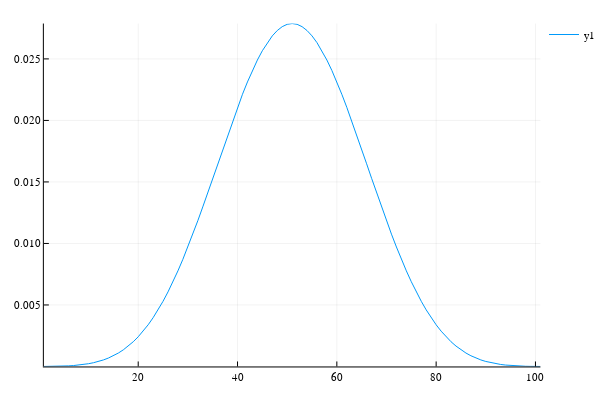

Notebook source saved alongside this figure:
### Code cell
a0, a1, a2, a3 = 0.35875, 0.48829, 0.14128, 0.01168
blackman_harris(x,N) = a0 - a1*cos(2π*x/(N-1)) + a2*cos(4π*x/(N-1)) - a3*cos(6π*x/(N-1))

N = 101
bh = [blackman_harris(x,N) for x in 0:N-1]
bh = bh ./ sum(bh)

plot(bh)

### Figure 1 — Plotly figure (JSON) as saved in the notebook; plotly's stock layout.template omitted (floating-point values rounded to 4 significant figures)
{"data": [{"colorbar": {"title": ""}, "legendgroup": "y1", "line": {"color": "rgba(0, 154, 250, 1.000)", "dash": "solid", "shape": "linear", "width": 1}, "mode": "lines", "name": "y1", "showlegend": true, "type": "scatter", "x": [1, 2, 3, 4, 5, 6, 7, 8, 9, 10, 11, 12, 13, 14, 15, 16, 17, 18, 19, 20, 21, 22, 23, 24, 25, 26, 27, 28, 29, 30, 31, 32, 33, 34, 35, 36, 37, 38, 39, 40, 41, 42, 43, 44, 45, 46, 47, 48, 49, 50, 51, 52, 53, 54, 55, 56, 57, 58, 59, 60, 61, 62, 63, 64, 65, 66, 67, 68, 69, 70, 71, 72, 73, 74, 75, 76, 77, 78, 79, 80, 81, 82, 83, 84, 85, 86, 87, 88, 89, 90, 91, 92, 93, 94, 95, 96, 97, 98, 99, 100, 101], "xaxis": "x1", "y": [1.672e-06, 3.244e-06, 8.138e-06, 1.689e-05, 3.041e-05, 4.993e-05, 7.707e-05, 0.0001138, 0.0001624, 0.0002255, 0.0003061, 0.0004074, 0.0005329, 0.0006863, 0.0008715, 0.001092, 0.001353, 0.001658, 0.00201, 0.002413, 0.002871, 0.003387, 0.003962, 0.0046, 0.005299, 0.006062, 0.006887, 0.007772, 0.008714, 0.009711, 0.01076, 0.01185, 0.01297, 0.01412, 0.01529, 0.01647, 0.01765, 0.01882, 0.01996, 0.02107, 0.02213, 0.02313, 0.02406, 0.02491, 0.02566, 0.02632, 0.02687, 0.02731, 0.02762, 0.02781, 0.02787, 0.02781, 0.02762, 0.02731, 0.02687, 0.02632, 0.02566, 0.02491, 0.02406, 0.02313, 0.02213, 0.02107, 0.01996, 0.01882, 0.01765, 0.01647, 0.01529, 0.01412, 0.01297, 0.01185, 0.01076, 0.009711, 0.008714, 0.007772, 0.006887, 0.006062, 0.005299, 0.0046, 0.003962, 0.003387, 0.002871, 0.002413, 0.00201, 0.001658, 0.001353, 0.001092, 0.0008715, 0.0006863, 0.0005329, 0.0004074, 0.0003061, 0.0002255, 0.0001624, 0.0001138, 7.707e-05, 4.993e-05, 3.041e-05, 1.689e-05, 8.138e-06, 3.244e-06, 1.672e-06], "yaxis": "y1"}], "layout": {"annotations": [], "height": 400, "legend": {"bgcolor": "rgba(255, 255, 255, 1.000)", "bordercolor": "rgba(0, 0, 0, 1.000)", "font": {"color": "rgba(0, 0, 0, 1.000)", "family": "sans-serif", "size": 11}, "tracegroupgap": 0, "x": 1, "y": 1}, "margin": {"b": 20, "l": 0, "r": 0, "t": 20}, "paper_bgcolor": "rgba(255, 255, 255, 1.000)", "plot_bgcolor": "rgba(255, 255, 255, 1.000)", "showlegend": true, "width": 600, "xaxis": {"anchor": "y1", "domain": [0.08064, 0.9934], "gridcolor": "rgba(0, 0, 0, 0.100)", "gridwidth": 0.5, "linecolor": "rgba(0, 0, 0, 1.000)", "mirror": false, "range": [1, 101], "showgrid": true, "showline": true, "showticklabels": true, "tickangle": 0, "tickcolor": "rgb(0, 0, 0)", "tickfont": {"color": "rgba(0, 0, 0, 1.000)", "family": "sans-serif", "size": 11}, "tickmode": "array", "ticks": "inside", "ticktext": ["20", "40", "60", "80", "100"], "tickvals": [20, 40, 60, 80, 100], "title": "", "titlefont": {"color": "rgba(0, 0, 0, 1.000)", "family": "sans-serif", "size": 15}, "type": "-", "visible": true, "zeroline": false, "zerolinecolor": "rgba(0, 0, 0, 1.000)"}, "yaxis": {"anchor": "x1", "domain": [0.03762, 0.9902], "gridcolor": "rgba(0, 0, 0, 0.100)", "gridwidth": 0.5, "linecolor": "rgba(0, 0, 0, 1.000)", "mirror": false, "range": [1.672e-06, 0.02787], "showgrid": true, "showline": true, "showticklabels": true, "tickangle": 0, "tickcolor": "rgb(0, 0, 0)", "tickfont": {"color": "rgba(0, 0, 0, 1.000)", "family": "sans-serif", "size": 11}, "tickmode": "array", "ticks": "inside", "ticktext": ["0.005", "0.010", "0.015", "0.020", "0.025"], "tickvals": [0.005, 0.01, 0.015, 0.02, 0.025], "title": "", "titlefont": {"color": "rgba(0, 0, 0, 1.000)", "family": "sans-serif", "size": 15}, "type": "-", "visible": true, "zeroline": false, "zerolinecolor": "rgba(0, 0, 0, 1.000)"}}}
